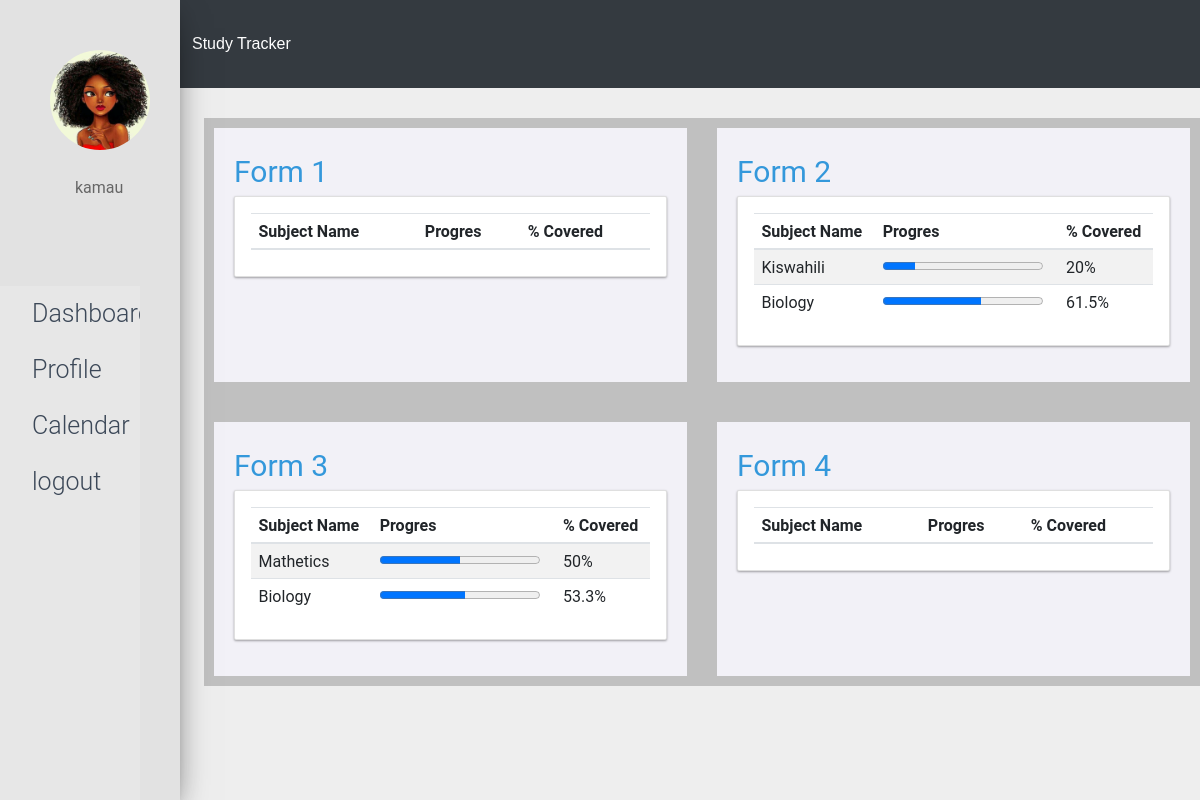
The page /index.php?name=dashboard (signed in) on the database its author committed.
### tables this page shows
CREATE TABLE `st_class_progress` (
  `ID` int(100) NOT NULL,
  `Subject_name` varchar(100) NOT NULL,
  `class` varchar(100) NOT NULL,
  `Number_of_units_completed` int(100) NOT NULL DEFAULT 0,
  `Total_Units` int(100) NOT NULL DEFAULT 10,
  `Class_teacher` varchar(256) NOT NULL,
  `number_of_students` int(100) NOT NULL,
  `subject_gpa` int(10) NOT NULL
);

### db.php (called while the page is built, shortened)
<?php
class DB {
    function __construct() {
        $dbhost = 'localhost';
        $dbuname = 'root';
        $dbpass = '';
        $dbname = 'Study-Tracker';
        $this->_dbconn = mysqli_connect($dbhost, $dbuname, $dbpass, $dbname);
    }
}

### appform.php (called while the page is built, shortened)
<?php
include 'db.php';
class App extends DB {
    function DashboardStats($session, $class){
        $query = "SELECT * FROM st_class_progress WHERE class=".$class;
        $result = mysqli_query($this->_dbconn, $query)or die(mysqli_errno());
        $row = mysqli_fetch_all($result, MYSQLI_ASSOC);
        return $row;
    }
}
?>

### dashboard.php (the view, shortened to what this page needs)
<?php
    include 'appform.php';
    $newapp = new App();
    $form2 = $newapp->DashboardStats($_SESSION, 2);
    $form3 = $newapp->DashboardStats($_SESSION, 3);
?>
<div class = "main-body">
    <div class="grid-container ">
        <div class="grid-item">
            <div class = "heading" >
            <a href="<?php echo'index.php?name=results&class=1'; ?>"><i class="fa"></i> Form 1</a>
            </div>
            <div class="card radius shadowDepth1">
                <div class="card__content card__padding">
                    <article class="card__article">
                        <div class="row">
                            <div class="col-lg-12">
                                <section class="panel">
                                    <table class="table table-striped table-advance table-hover">
                                        <thead>
                                            <tr>
                                                <th>Subject Name</th>
                                                <th>Progres</th>
                                                <th>% Covered</th>
                                            </tr>
                                        </thead>
                                    </table>
                                </section>
                            </div>
                        </div>
                    </article>
                </div>
            </div>
        </div>
        <div class="grid-item">
            <div class = "heading" >
            <a href="<?php echo'index.php?name=results&class=2'; ?>"><i class="fa"></i> Form 2</a>
            </div>
            <div class="card radius shadowDepth1">
                <div class="card__content card__padding">
                    <article class="card__article">
                        <div class="row">
                            <div class="col-lg-12">
                                <section class="panel">
                                    <table class="table table-striped table-advance table-hover">
                                        <thead>
                                            <tr>
                                                <th>Subject Name</th>
                                                <th>Progres</th>
                                                <th>% Covered</th>
                                            </tr>
                                        </thead>
                                        <tbody>
                                            <?php foreach ($form2 as $key => $value): ?>
                                                <tr>
                                                    <?php $current= $value['Total_Units']; $total = $value['Number_of_units_completed']; $percent2 = round(($total/$current )*100,1); ?>
                                                    <div class="row">
                                                    <td><?php echo $value['Subject_name'];?> </td>
                                                    <td><progress value='<?php  echo $percent2;?>' max="100">10%</progress> </td>
                                                    <td><?php echo $percent2; echo'%';?> </td>
                                                </tr>
                                            <?php endforeach; ?>
                                        </tbody>
                                    </table>
                                </section>
                            </div>
                        </div>
                    </article>
                </div>
            </div>
        </div>
        <div class="grid-item">
            <div class = "heading" >
                <a href="<?php echo'index.php?name=results&class=3'; ?>"><i class="fa"></i> Form 3</a>
            </div>
                <div class="card radius shadowDepth1">
                    <div class="card__content card__padding">
                        <article class="card__article">
                            <div class="row">
                                <div class="col-lg-12">
                                    <section class="panel">
                                        <table class="table table-striped table-advance table-hover">
                                            <thead>
                                                <tr>
                                                    <th>Subject Name</th>
                                                    <th>Progres</th>
                                                    <th>% Covered</th>
                                                </tr>
                                            </thead>
                                            <tbody>
                                                <?php foreach ($form3 as $key => $value): ?>
                                                    <tr>
                                                        <?php $current= $value['Total_Units']; $total = $value['Number_of_units_completed']; $percent3 = round(($total/$current )*100,1); ?>
                                                        <div class="row">
                                                        <td><?php echo $value['Subject_name'];?> </td>
                                                        <td><progress value='<?php  echo $percent3;?>' max="100">10%</progress> </td>
                                                        <td><?php echo $percent3; echo'%';?> </td>
                                                    </tr>
                                                <?php endforeach; ?>
                                            </tbody>
                                        </table>
                                    </section>
                                </div>
                            </div>
                        </article>
                    </div>
                </div>
        </div>
        <div class="grid-item">
            <div class = "heading" >
                <a href="<?php echo'index.php?name=results&class=4'; ?>"><i class="fa"></i> Form 4</a>
                </div>
                <div class="card radius shadowDepth1">
                    <div class="card__content card__padding">
                        <article class="card__article">
                            <div class="row">
                                <div class="col-lg-12">
                                    <section class="panel">
                                        <table class="table table-striped table-advance table-hover">
                                            <thead>
                                                <tr>
                                                    <th>Subject Name</th>
                                                    <th>Progres</th>
                                                    <th>% Covered</th>
                                                </tr>
                                            </thead>
                                        </table>
                                    </section>
                                </div>
                            </div>
                        </article>
                    </div>
                </div>
            </div>
        </div>
    </div>

### index.php (shortened to what this page needs)
<?php
    if ($_SESSION['user_level_id'] == 1 || $_SESSION['user_level_id']== 3){
    include 'header.php';
    }
    else{
        include 'defaultheader.php';
    }
?>
<head>
    <link rel="stylesheet" href="css/style.css">
    <link rel="stylesheet" href="css/index.css">
    <link rel="stylesheet" href="css/bootstrap.min.css">
    <link rel="stylesheet" href="css/dropdown.css">
    <link rel="stylesheet" href="css/cards.css">
</head>
<div class="sidenav">
    <div class = "usernav">
        <div class="ProfileNav">
            <img src="images/Preciosa.jpeg" alt="Avatar" class="avatar">
            <div class ="usernames">
              <p> <?php echo($_SESSION['username']);?> </p>
            </div>
        </div>
    </div>
    <div class="sidenav-wrapper">
        <a href="index.php?name=dashboard">Dashboard</a>
        <a href="index.php?name=editprofile">Profile</a>
        <a href="index.php?name=Calendar">Calendar</a>
        <a href="index.php?name=logout">logout</a>
    </div>
</div>
<?php
if(isset($_GET['name'])){
    $page =$_GET['name'];
    $pageload = $page.'.php';
    include($pageload);
}

### defaultheader.php (shortened to what this page needs)
<link rel="stylesheet" href="https://maxcdn.bootstrapcdn.com/bootstrap/4.0.0/css/bootstrap.min.css">
<nav class="navbar navbar-expand-lg navbar-dark bg-dark">
    <div class="container">
        <a class="navbar-brand" href="#">
</a>
        <div class="collapse navbar-collapse" id="navbarTogglerDemo01">
            <ul class="navbar-nav mr-auto mt-2 mt-lg-0">
                <li class="nav-item active">
                    <a class="nav-link" href="index.php?name=dashboard">Study Tracker <span class="sr-only">(current)</span></a>
                </li>
            </ul>
        </div>
    </div>
</nav>

### css/style.css (style rules this page uses)
.sidenav { height: 100%; width: 15%; position: fixed; z-index: 0; top: 0; left: 0; background-color:rgb(226, 226, 226); overflow-x: hidden; transition: 0.5s; box-shadow: 0 16px 38px -12px rgba(0, 0, 0, 0.56), 0 4px 25px 0px rgba(0, 0, 0, 0.12), 0 8px 10px -5px rgba(0, 0, 0, 0.2); }
.sidenav .sidenav-wrapper { height: calc(100vh - 85px); background-color:rgb(231, 231, 231); overflow: auto; width: 78%; z-index: 4; padding-bottom: 30px; }
.sidenav a { padding: 8px 8px 8px 32px; text-decoration: none; font-size: 25px; color: #3C4858; font-weight: 300; display: block; transition: 0.3s; }
.main-body { padding-left: 17%; padding-top: 2.5%; }
.container { position: relative; width: 100%; max-width: 400px; }

### css/index.css (style rules this page uses)
.usernav { float: left; width: fit-content; }
.usernav > * { display :block; width: fit-content; }
.avatar { vertical-align: middle; width: 100px; height: 100px; border-radius: 50%; }
.ProfileNav { vertical-align: middle; margin: 50px; left: 0px; height: fit-content; align-self: center; }
.usernames { padding: 25px; }

### css/dropdown.css (style rules this page uses)
.navbar { overflow: hidden; font-family: Arial; }
.navbar a { float: left; font-size: 16px; color: black; text-align: center; padding: 14px 16px; text-decoration: none; }

### css/cards.css (style rules this page uses)
.grid-container { display: grid; grid-template-columns: auto auto ; background-color: #C0C0C0; padding: 10px; grid-column-gap: 30px; grid-row-gap: 40px; }
.grid-item { background-color: #f2f1f7; border: #20362A; padding: 20px; font-size: 30px; text-align: left; }
*, *:after, *:before { margin: 0; padding: 0; box-sizing: border-box; }
a { text-decoration: none; color: #3498db; }
.radius { border-radius: 2px; }
.shadowDepth1 { box-shadow: 0 1px 3px rgba(0,0,0, 0.12), 0 1px 2px rgba(0,0,0, 0.24); }
.card { background-color: #fff; margin-bottom: 1.6rem; }
.card__padding { padding: 1.6rem; }
.card__content { position: relative; }

### rows shown on the page
st_class_progress: Subject_name "Kiswahili", percent2 "20"
st_class_progress: Subject_name "Biology", percent2 "61.5"
st_class_progress: Subject_name "Mathetics", percent3 "50"
st_class_progress: Subject_name "Biology", percent3 "53.3"

### other values the page prints
$_SESSION['username'] "kamau"
